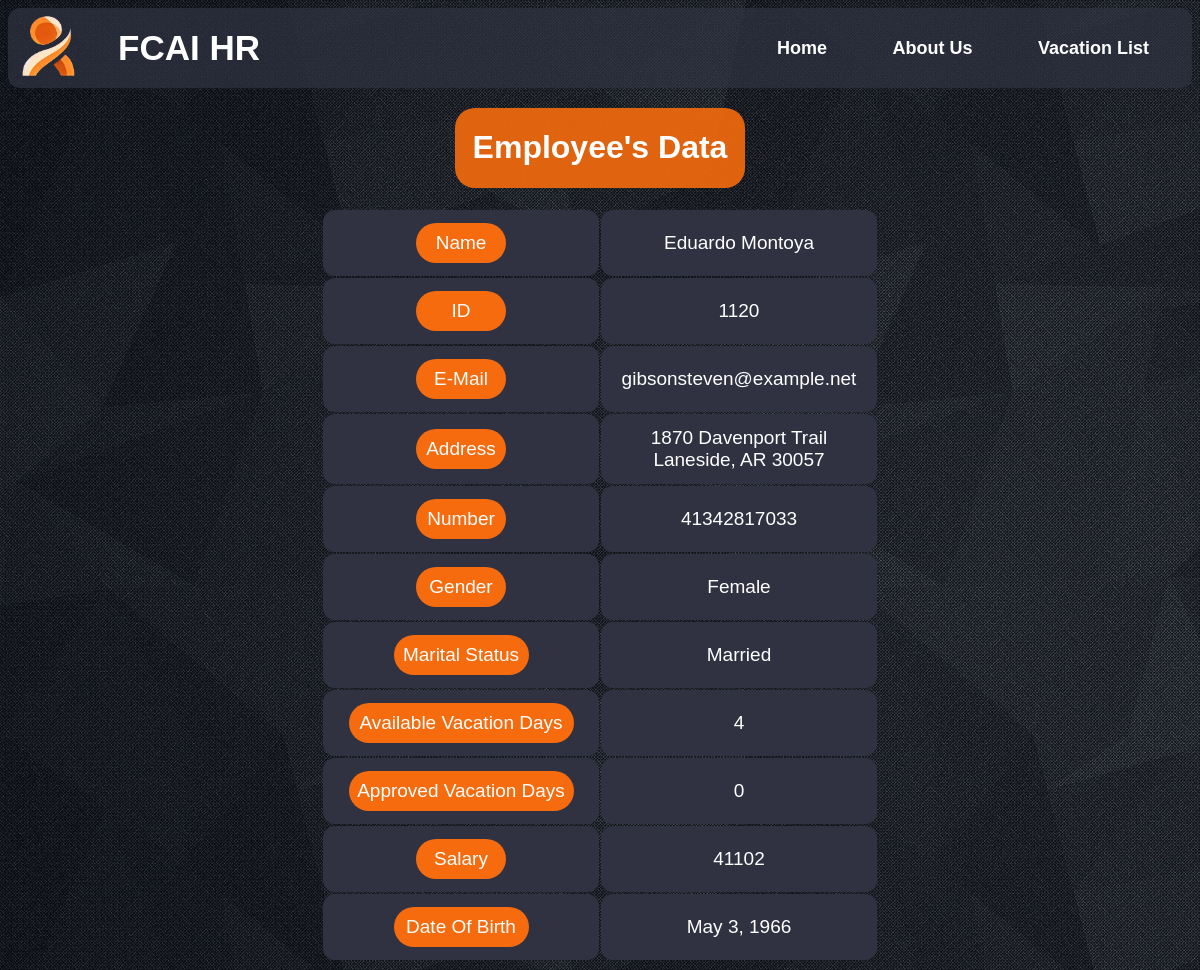
Page /data/1120/ on the committed database.
### Management/models.py (models this page shows, shortened)
class Employee(models.Model):
    id = models.IntegerField(primary_key = True, unique = True, error_messages = {'null': 'ID field cannot be null','unique': 'This ID is already in use'})
    name = models.CharField(max_length = 100)
    email = models.EmailField(max_length = 254)
    address = models.CharField(max_length = 100)
    number = models.CharField(max_length = 11)
    gender = models.CharField(max_length = 6)
    status = models.CharField(max_length= 12)
    availableVacation = models.IntegerField()
    approvedVacation = models.IntegerField(default= 0)
    salary = models.IntegerField()
    dob = models.DateField()
    dateCreated = models.DateField(default= datetime.date.today, null= True)

### Users/views.py (the view)
# urls.py: path('data/<id>/', userViews.data, name='hr-data'),
def data(request, id):
        return render(request, 'Users/employeeData.html', {'empData': Employee.objects.get(id=id)})

### Users/templates/Users/employeeData.html (shortened to what this page needs)
{% extends 'Management/base.html' %}
{% load static %}
{% block styles %}
<link rel="stylesheet" href="{% static 'Users/CSS/EmployeeData.css' %}">
{% endblock styles %}
{% block content %}
<div class="head">
    <h1>Employee's Data</h1>
</div>
<table>
    <tbody>
        <tr>
            <td>
                <div class="info">Name</div>
            </td>
            <td>
                {{empData.name}}
            </td>
        </tr>
        <tr>
            <td>
                <div class="info">ID</div>
            </td>
            <td>
                {{empData.id}}
            </td>
        </tr>
        <tr>
            <td>
                <div class="info">E-Mail</div>
            </td>
            <td>
                {{empData.email}}
            </td>
        </tr>
        <tr>
            <td>
                <div class="info">Address</div>
            </td>
            <td>
                {{empData.address}}
            </td>
        </tr>
        <tr>
            <td>
                <div class="info">Number</div>
            </td>
            <td>
                {{empData.number}}
            </td>
        </tr>
        <tr>
            <td>
                <div class="info">Gender</div>
            </td>
            <td>
                {{empData.gender}}
            </td>
        </tr>
        <tr>
            <td>
                <div class="info double">Marital Status</div>
            </td>
            <td>
                {{empData.status}}
            </td>
        </tr>
        <tr>
            <td>
                <div class="info extra">Available Vacation Days</div>
            </td>
            <td>
                {{empData.availableVacation}}
            </td>
        </tr>
        <tr>
            <td>
                <div class="info extra">Approved Vacation Days</div>
            </td>
            <td>
                {{empData.approvedVacation}}
            </td>
        </tr>
        <tr>
            <td>
                <div class="info">Salary</div>
            </td>
            <td>
                {{empData.salary}}
            </td>
        </tr>
        <tr>
            <td>
                <div class="info double">Date Of Birth</div>
            </td>
            <td>
                {{empData.dob}}
            </td>
        </tr>
    </tbody>
</table>
{% endblock content %}

### Management/static/Management/CSS/Navigation.css (style rules this page uses)
body { background-image: url('../Images/background.jpg'); }

### Users/static/Users/CSS/EmployeeData.css (style rules this page uses)
.head { background: rgba(246, 107, 14, 0.9); display: flex; margin: auto; margin-top: 20px; margin-bottom: 20px; justify-content: center; border-radius: 20px; width: 290px; color:white; font-family: Arial, Helvetica, sans-serif; }
div.info { background: #f66b0e; border-radius: 20px; height: 40px; text-align: center; vertical-align: middle; line-height: 40px; width: 90px; margin: auto; }
div.info.extra { width: 225px; }
div.info.double { width: 135px; }
td { color: white; font-size: 25px; font-family: Arial, Helvetica, sans-serif; font-size: 19px; text-align: center; color: white; background: #303242; padding: 13px; height: 40px; width: 250px; border-radius: 12px; }
table { display: flex; flex-direction: row; flex-wrap: wrap; justify-content: center; border-radius: 2px; }

### rows in the picture
Employee: name "Eduardo Montoya", id "1120", email "gibsonsteven@example.net", address "1870 Davenport Trail Laneside, AR 30057", number "41342817033", gender "Female", status "Married", availableVacation "4", approvedVacation "0", salary "41102", dob "May 3, 1966"
